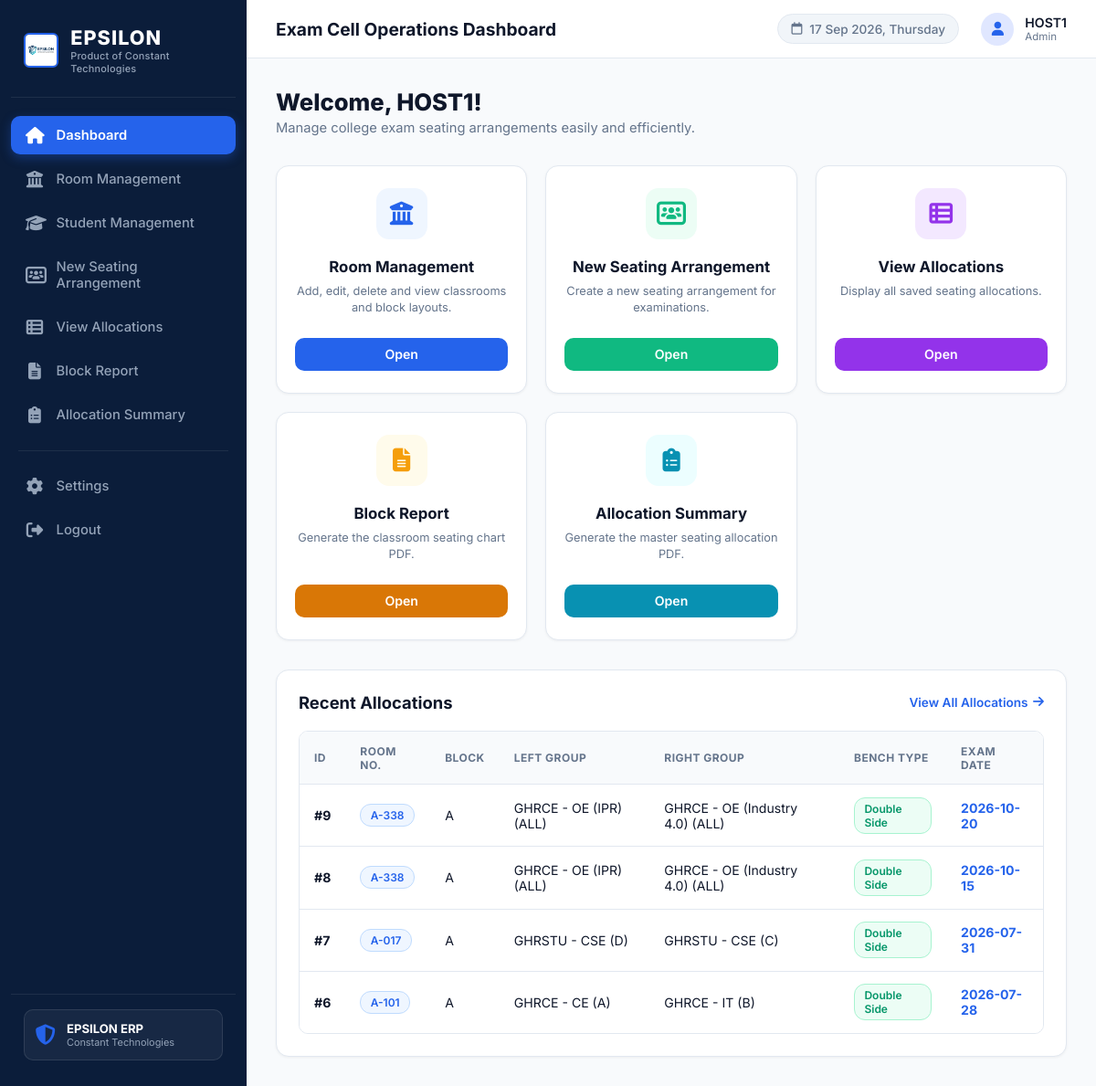
The app's page /dashboard (signed in) with its own data.
### tables this page shows
CREATE TABLE allocations (
    id                 INTEGER PRIMARY KEY AUTOINCREMENT,
    room_no            TEXT NOT NULL,
    block              TEXT NOT NULL,
    used_capacity      INTEGER NOT NULL,
    rows               INTEGER NOT NULL,
    row_layout         TEXT NOT NULL,
    bench_mode         TEXT NOT NULL DEFAULT 'DOUBLE', -- 'DOUBLE' / 'SINGLE'
    exam_date          TEXT NOT NULL DEFAULT (date('now')), -- Manual Exam Date
    
    -- Left Group
    left_college       TEXT NOT NULL,
    left_program       TEXT,
    left_branch        TEXT NOT NULL,
    left_semester      TEXT NOT NULL,
    left_section       TEXT NOT NULL,
    left_roll_prefix   TEXT DEFAULT '',
    left_roll_from     INTEGER DEFAULT 0,
    left_roll_to       INTEGER DEFAULT 0,
    left_entry_mode    TEXT DEFAULT 'auto', -- 'auto' / 'manual' / 'dataset'
    
    -- Right Group
    right_college      TEXT DEFAULT '',
    right_program      TEXT DEFAULT '',
    right_branch       TEXT DEFAULT '',
    right_semester     TEXT DEFAULT '',
    right_section      TEXT DEFAULT '',
    right_roll_prefix  TEXT DEFAULT '',
    right_roll_from    INTEGER DEFAULT 0,
    right_roll_to      INTEGER DEFAULT 0,
    right_entry_mode   TEXT DEFAULT 'auto', -- 'auto' / 'manual' / 'dataset'
    
    created_at         TEXT NOT NULL DEFAULT (datetime('now', 'localtime'))
, academic_year TEXT NOT NULL DEFAULT '2026-2027', exam_name TEXT NOT NULL DEFAULT 'CAE-I', allocation_type TEXT NOT NULL DEFAULT 'SECTION', left_oe_subject TEXT DEFAULT '', right_oe_subject TEXT DEFAULT '');

### app.py (the view)
@app.route("/dashboard")
@login_required
def dashboard():
    recents = get_recent_allocations(5)
    return render_template("dashboard.html", active_page="dashboard", recent_allocations=recents)

### app.py (called while the page is built)
@app.context_processor
def inject_global_data():
    now = datetime.now()
    date_str = now.strftime("%d %b %Y, %A")
    default_exam_date = (now + timedelta(days=1)).strftime("%Y-%m-%d")
    return dict(current_date=date_str, default_exam_date=default_exam_date)

def login_required(f):
    from functools import wraps
    @wraps(f)
    def decorated_function(*args, **kwargs):
        if "user_id" not in session:
            flash("Please sign in to access the system.", "danger")
            return redirect(url_for("login"))
        return f(*args, **kwargs)
    return decorated_function

### database/db.py (called while the page is built)
def get_db():
    conn = sqlite3.connect(DB_PATH, check_same_thread=False)
    conn.row_factory = sqlite3.Row
    conn.execute("PRAGMA foreign_keys = ON")
    return conn

### modules/allocation_manager.py (called while the page is built)
def get_recent_allocations(limit=5):
    db = get_db()
    allocations = db.execute(
        """SELECT a.id, a.room_no, a.block, a.used_capacity, a.bench_mode, a.exam_date, a.academic_year, a.exam_name, a.allocation_type, a.created_at,
                  a.left_college, a.left_branch, a.left_section, a.left_oe_subject,
                  a.right_college, a.right_branch, a.right_section, a.right_oe_subject
           FROM allocations a
           ORDER BY a.id DESC LIMIT ?""",
        (limit,)
    ).fetchall()
    db.close()
    return [dict(a) for a in allocations]

### templates/dashboard.html (shortened to what this page needs)
{% extends "base.html" %}
{% block page_heading %}Exam Cell Operations Dashboard{% endblock %}
{% block content %}
<div class="dashboard-header-welcome">
  <h1>Welcome, {{ session.get('username', 'HOST1') }}!</h1>
  <p>Manage college exam seating arrangements easily and efficiently.</p>
</div>
<div class="action-cards-grid">
  <div class="action-card">
    <div class="action-icon-wrapper icon-blue">
      <i class="fa-solid fa-building-columns"></i>
    </div>
    <h3>Room Management</h3>
    <p>Add, edit, delete and view classrooms and block layouts.</p>
    <a href="{{ url_for('room_management') }}" class="btn btn-primary btn-open">Open</a>
  </div>
  <div class="action-card">
    <div class="action-icon-wrapper icon-emerald">
      <i class="fa-solid fa-users-rectangle"></i>
    </div>
    <h3>New Seating Arrangement</h3>
    <p>Create a new seating arrangement for examinations.</p>
    <a href="{{ url_for('new_seating') }}" class="btn btn-success btn-open">Open</a>
  </div>
  <div class="action-card">
    <div class="action-icon-wrapper icon-purple">
      <i class="fa-solid fa-table-list"></i>
    </div>
    <h3>View Allocations</h3>
    <p>Display all saved seating allocations.</p>
    <a href="{{ url_for('view_allocations') }}" class="btn btn-primary btn-open" style="background-color: #9333ea;">Open</a>
  </div>
  <div class="action-card">
    <div class="action-icon-wrapper icon-amber">
      <i class="fa-solid fa-file-lines"></i>
    </div>
    <h3>Block Report</h3>
    <p>Generate the classroom seating chart PDF.</p>
    <a href="{{ url_for('block_report') }}" class="btn btn-primary btn-open" style="background-color: #d97706;">Open</a>
  </div>
  <div class="action-card">
    <div class="action-icon-wrapper icon-cyan">
      <i class="fa-solid fa-clipboard-list"></i>
    </div>
    <h3>Allocation Summary</h3>
    <p>Generate the master seating allocation PDF.</p>
    <a href="{{ url_for('allocation_summary') }}" class="btn btn-primary btn-open" style="background-color: #0891b2;">Open</a>
  </div>
</div>
<div class="recent-allocations-card">
  <div class="section-title-bar">
    <h2>Recent Allocations</h2>
    <a href="{{ url_for('view_allocations') }}" class="view-all-link">
      View All Allocations <i class="fa-solid fa-arrow-right"></i>
    </a>
  </div>
  <div class="table-responsive">
    <table class="table">
      <thead>
        <tr>
          <th>ID</th>
          <th>Room No.</th>
          <th>Block</th>
          <th>Left Group</th>
          <th>Right Group</th>
          <th>Bench Type</th>
          <th>Exam Date</th>
        </tr>
      </thead>
      <tbody>
        {% if recent_allocations %}
          {% for alloc in recent_allocations %}
            <tr>
              <td><strong>#{{ alloc.id }}</strong></td>
              <td><span class="badge badge-primary">{{ alloc.room_no }}</span></td>
              <td>{{ alloc.block }}</td>
              <td>{{ alloc.left_college }} - {{ alloc.left_branch }} ({{ alloc.left_section }})</td>
              <td>
                {% if alloc.bench_mode == 'DOUBLE' %}
                  {{ alloc.right_college }} - {{ alloc.right_branch }} ({{ alloc.right_section }})
                {% else %}
                  <span class="badge badge-secondary">None</span>
                {% endif %}
              </td>
              <td>
                {% if alloc.bench_mode == 'DOUBLE' %}
                  <span class="badge badge-success">Double Side</span>
                {% else %}
                  <span class="badge badge-info">Single Side</span>
                {% endif %}
              </td>
              <td><strong style="color: var(--primary);">{{ alloc.exam_date or alloc.created_at }}</strong></td>
            </tr>
          {% endfor %}
        {% else %}
          <tr>
            <td colspan="7" style="text-align: center; color: var(--text-muted); padding: 2rem;">
              No recent allocations created yet.
            </td>
          </tr>
        {% endif %}
      </tbody>
    </table>
  </div>
</div>
{% endblock %}

### static/css/style.css (style rules this page uses)
:root { --sidebar-bg: #0b1d3a; --sidebar-hover: #162f56; --sidebar-active: #2563eb; --sidebar-text: #94a3b8; --sidebar-text-active: #ffffff; --bg-main: #f8fafc; --bg-card: #ffffff; --border-color: #e2e8f0; --text-main: #0f172a; --text-muted: #64748b; --primary: #2563eb; --primary-hover: #1d4ed8; --secondary: #64748b; --success: #10b981; --danger: #ef4444; --warning: #f59e0b; --info: #06b6d4; --shadow-sm: 0 1px 3px rgba(0,0,0,0.05); --shadow-md: 0 4px 6px -1px rgba(0,0,0,0.08), 0 2px 4px -1px rgba(0,0,0,0.04); --shadow-lg: 0 10px 15px -3px rgba(0,0,0,0.1), 0 4px 6px -2px rgba(0,0,0,0.05); --radius-sm: 6px; --radius-md: 10px; --radius-lg: 14px; --font-family: 'Inter', system-ui, -apple-system, BlinkMacSystemFont, 'Segoe UI', Roboto, sans-serif; }
* { box-sizing: border-box; margin: 0; padding: 0; }
body { font-family: var(--font-family); background-color: var(--bg-main); color: var(--text-main); display: flex; height: 100vh; overflow: hidden; }
.btn { display: inline-flex; align-items: center; justify-content: center; gap: 0.5rem; padding: 0.65rem 1.25rem; font-size: 0.9rem; font-weight: 600; border-radius: var(--radius-md); border: none; cursor: pointer; transition: all 0.2s ease; text-decoration: none; }
.btn-primary { background-color: var(--primary); color: #ffffff; }
.btn-success { background-color: var(--success); color: #ffffff; }

### static/css/dashboard.css (style rules this page uses)
.dashboard-header-welcome { margin-bottom: 2rem; }
.dashboard-header-welcome h1 { font-size: 1.6rem; font-weight: 800; color: var(--text-main); }
.dashboard-header-welcome p { color: var(--text-muted); font-size: 0.92rem; margin-top: 0.25rem; }
.action-cards-grid { display: grid; grid-template-columns: repeat(auto-fill, minmax(220px, 1fr)); gap: 1.25rem; margin-bottom: 2rem; }
.action-card { background: #ffffff; border: 1px solid var(--border-color); border-radius: var(--radius-lg); padding: 1.5rem 1.25rem; display: flex; flex-direction: column; align-items: center; text-align: center; box-shadow: var(--shadow-sm); transition: all 0.25s ease; position: relative; }
.action-icon-wrapper { width: 56px; height: 56px; border-radius: 14px; display: flex; align-items: center; justify-content: center; font-size: 1.6rem; margin-bottom: 1.25rem; }
.icon-blue { background-color: #eff6ff; color: #2563eb; }
.icon-emerald { background-color: #ecfdf5; color: #10b981; }
.icon-purple { background-color: #f3e8ff; color: #9333ea; }
.icon-amber { background-color: #fffbeb; color: #f59e0b; }
.icon-cyan { background-color: #ecfeff; color: #0891b2; }
.action-card h3 { font-size: 1.05rem; font-weight: 700; color: var(--text-main); margin-bottom: 0.5rem; }
.action-card p { font-size: 0.8rem; color: var(--text-muted); line-height: 1.4; margin-bottom: 1.5rem; flex: 1; }
.action-card .btn-open { width: 100%; padding: 0.6rem 1rem; font-size: 0.88rem; font-weight: 600; border-radius: var(--radius-md); }
.recent-allocations-card { background: #ffffff; border: 1px solid var(--border-color); border-radius: var(--radius-lg); padding: 1.5rem; box-shadow: var(--shadow-sm); }
.section-title-bar { display: flex; align-items: center; justify-content: space-between; margin-bottom: 1.25rem; }
.section-title-bar h2 { font-size: 1.15rem; font-weight: 700; color: var(--text-main); }
.view-all-link { font-size: 0.85rem; color: var(--primary); font-weight: 600; text-decoration: none; display: inline-flex; align-items: center; gap: 0.35rem; }

### static/css/tables.css (style rules this page uses)
.table-responsive { width: 100%; overflow-x: auto; border-radius: var(--radius-md); border: 1px solid var(--border-color); }
.table { width: 100%; border-collapse: collapse; text-align: left; font-size: 0.88rem; background-color: #ffffff; }
.table th { background-color: #f8fafc; color: var(--text-muted); font-weight: 700; padding: 0.85rem 1rem; border-bottom: 1px solid var(--border-color); text-transform: uppercase; font-size: 0.75rem; letter-spacing: 0.04em; }
.table td { padding: 0.85rem 1rem; border-bottom: 1px solid var(--border-color); color: var(--text-main); vertical-align: middle; }
.table tbody tr:last-child td { border-bottom: none; }
.badge { display: inline-block; padding: 0.25rem 0.65rem; font-size: 0.75rem; font-weight: 600; border-radius: 12px; }
.badge-primary { background-color: #eff6ff; color: #2563eb; border: 1px solid #bfdbfe; }
.badge-success { background-color: #ecfdf5; color: #059669; border: 1px solid #a7f3d0; }

### records on screen
allocations: id "9", room_no "A-338", block "A", left_college "GHRCE", left_branch "OE (IPR)", left_section "ALL", right_college "GHRCE", right_branch "OE (Industry 4.0)", right_section "ALL", bench_mode "Double Side", exam_date "2026-10-20"
allocations: id "8", room_no "A-338", block "A", left_college "GHRCE", left_branch "OE (IPR)", left_section "ALL", right_college "GHRCE", right_branch "OE (Industry 4.0)", right_section "ALL", bench_mode "Double Side", exam_date "2026-10-15"
allocations: id "7", room_no "A-017", block "A", left_college "GHRSTU", left_branch "CSE", left_section "D", right_college "GHRSTU", right_branch "CSE", right_section "C", bench_mode "Double Side", exam_date "2026-07-31"
allocations: id "6", room_no "A-101", block "A", left_college "GHRCE", left_branch "CE", left_section "A", right_college "GHRCE", right_branch "IT", right_section "B", bench_mode "Double Side", exam_date "2026-07-28"

### other values on screen
{{ session.get('username', 'HOST1') }} "HOST1"
{{ session.get('role', 'Admin') }} "Admin"
